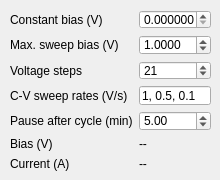
     <widget class="QWidget" name="electrical_settings_tab">
      <attribute name="title">
       <string>DC</string>
      </attribute>
      <widget class="QWidget" name="formLayoutWidget">
       <property name="geometry">
        <rect>
         <x>10</x>
         <y>10</y>
         <width>201</width>
         <height>161</height>
        </rect>
       </property>
       <layout class="QFormLayout" name="formLayout_bias">
        <property name="labelAlignment">
         <set>Qt::AlignLeading|Qt::AlignLeft|Qt::AlignVCenter</set>
        </property>
        <property name="horizontalSpacing">
         <number>6</number>
        </property>
        <item row="0" column="0">
         <widget class="QLabel" name="constant_bias_label">
          <property name="text">
           <string>Constant bias (V)</string>
          </property>
         </widget>
        </item>
        <item row="1" column="0">
         <widget class="QLabel" name="max_bias_label">
          <property name="text">
           <string>Max. sweep bias (V)</string>
          </property>
         </widget>
        </item>
        <item row="2" column="0">
         <widget class="QLabel" name="voltage_steps_label">
          <property name="text">
           <string>Voltage steps</string>
          </property>
         </widget>
        </item>
        <item row="4" column="0">
         <widget class="QLabel" name="pause_keith_label">
          <property name="text">
           <string>Pause after cycle (min)</string>
          </property>
         </widget>
        </item>
        <item row="2" column="1">
         <widget class="QSpinBox" name="voltage_steps">
          <property name="minimum">
           <number>1</number>
          </property>
          <property name="maximum">
           <number>401</number>
          </property>
          <property name="singleStep">
           <number>2</number>
          </property>
          <property name="value">
           <number>21</number>
          </property>
         </widget>
        </item>
        <item row="4" column="1">
         <widget class="QDoubleSpinBox" name="set_keith_pause">
          <property name="minimum">
           <double>0.000000000000000</double>
          </property>
          <property name="maximum">
           <double>100.000000000000000</double>
          </property>
          <property name="singleStep">
           <double>0.000100000000000</double>
          </property>
          <property name="value">
           <double>5.000000000000000</double>
          </property>
         </widget>
        </item>
        <item row="1" column="1">
         <widget class="QDoubleSpinBox" name="max_bias">
          <property name="decimals">
           <number>4</number>
          </property>
          <property name="minimum">
           <double>0.001000000000000</double>
          </property>
          <property name="maximum">
           <double>60.000000000000000</double>
          </property>
          <property name="singleStep">
           <double>0.000100000000000</double>
          </property>
          <property name="value">
           <double>1.000000000000000</double>
          </property>
         </widget>
        </item>
        <item row="0" column="1">
         <widget class="QDoubleSpinBox" name="set_bias">
          <property name="decimals">
           <number>6</number>
          </property>
          <property name="minimum">
           <double>0.000000000000000</double>
          </property>
          <property name="maximum">
           <double>60.000000000000000</double>
          </property>
          <property name="singleStep">
           <double>0.001000000000000</double>
          </property>
          <property name="value">
           <double>0.000000000000000</double>
          </property>
         </widget>
        </item>
        <item row="3" column="0">
         <widget class="QLabel" name="cv_sweep_rates_label">
          <property name="text">
           <string>C-V sweep rates (V/s)</string>
          </property>
         </widget>
        </item>
        <item row="3" column="1">
         <widget class="QLineEdit" name="cv_sweep_rates">
          <property name="text">
           <string>1, 0.5, 0.1</string>
          </property>
          <property name="placeholderText">
           <string>1, 0.5, 0.1</string>
          </property>
         </widget>
        </item>
        <item row="5" column="0">
         <widget class="QLabel" name="bias_label">
          <property name="text">
           <string>Bias (V)</string>
          </property>
         </widget>
        </item>
        <item row="5" column="1">
         <widget class="QLabel" name="actual_bias">
          <property name="text">
           <string>--</string>
          </property>
         </widget>
        </item>
        <item row="6" column="0">
         <widget class="QLabel" name="current_label">
          <property name="text">
           <string>Current (A)</string>
          </property>
         </widget>
        </item>
        <item row="6" column="1">
         <widget class="QLabel" name="current_display">
          <property name="sizePolicy">
           <sizepolicy hsizetype="Ignored" vsizetype="Preferred">
            <horstretch>0</horstretch>
            <verstretch>0</verstretch>
           </sizepolicy>
          </property>
          <property name="text">
           <string>--</string>
          </property>
         </widget>
        </item>
       </layout>
      </widget>
     </widget>
